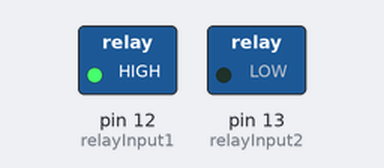
Simulated run of this sketch. Board: Arduino Uno, built with avr-gcc and run on an emulated ATmega328P. Shown: switched loads named in the sketch (green lamp = pin HIGH). Dashed ring = blinking.

Above: at 0.5 s.
Timing chart, 0 to 4.6 s (numbered marks = the images above):
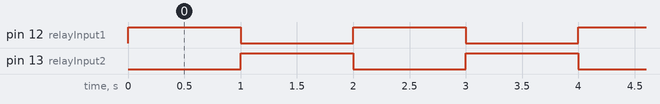

Measured:
- by itself, pin 12 (relayInput1), pin 13 (relayInput2): alternates HIGH for 1.0 s and LOW for 1.0 s

The sketch:

relayCheck.ino
```cpp
int relayInput1 = 12;
int relayInput2 = 13;

void setup() {
  // put your setup code here, to run once:
  pinMode(relayInput1,OUTPUT);
  pinMode(relayInput2,OUTPUT);
}

void loop() {
  // put your main code here, to run repeatedly:
  digitalWrite(relayInput1, HIGH);
  digitalWrite(relayInput2, LOW);
  delay(1000);
  digitalWrite(relayInput1, LOW);
  digitalWrite(relayInput2, HIGH);
  delay(1000);
}
```
